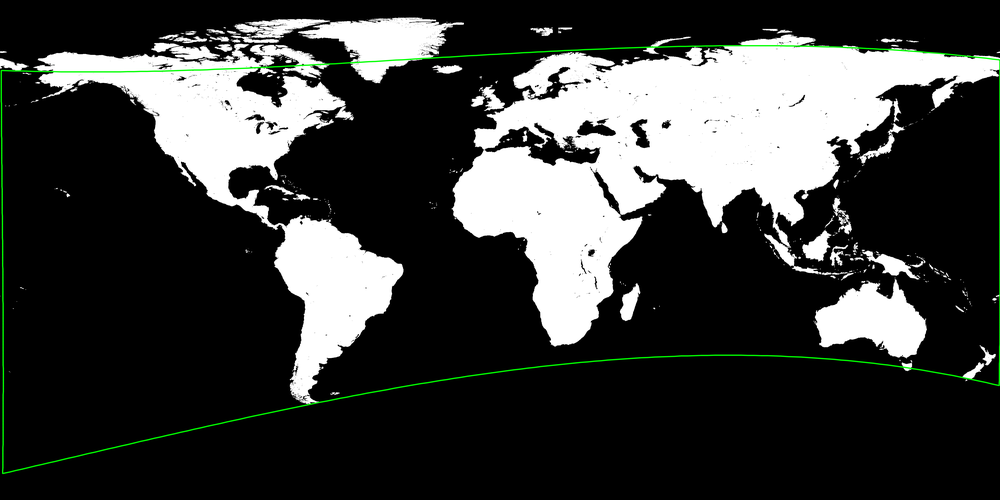
#> input picture extent.png, 1000 x 500 px, shrunk from 4320 x 2160 before the run
$ python -i A_coastline_masking.py   (imports and definitions only)   (older library calls are emulated)
#> lines starting #> are read from the running program, lines starting #| are printed output that depends on the picture; after the words box and inside, x2 and y2 are one past the last pixel; in counts of white or black regions, pixels touching at a corner belong together
import cv2
import numpy as np
from typing import Tuple
from scipy.ndimage import binary_fill_holes
from scipy.signal import fftconvolve

# Custom imports
from core.dataclass import NormalizedPair, SegmentationResult

def _dominant_colors_kmeans(
    img_lab: np.ndarray,
    k: int = 5,
    sample_n: int = 50000,
) -> Tuple[np.ndarray, np.ndarray, np.ndarray]:
    """
    K-means clustering in Lab space.
    Returns (centers, labels, pixel_counts) sorted by count desc.
    """
    h, w = img_lab.shape[:2]
    pixels = img_lab.reshape(-1, 3).astype(np.float32)

    if len(pixels) > sample_n:
        idx = np.random.choice(len(pixels), sample_n, replace=False)
        sample = pixels[idx]
    else:
        sample = pixels

    criteria = (
        cv2.TERM_CRITERIA_EPS + cv2.TERM_CRITERIA_MAX_ITER,
        30, 1.0,
    )
    _, labels_sample, centers = cv2.kmeans(
        sample, k, None, criteria, 5, cv2.KMEANS_PP_CENTERS
    )

    # Assign all pixels to nearest center
    dists = np.linalg.norm(
        pixels[:, None, :] - centers[None, :, :], axis=2
    )
    labels_full = np.argmin(dists, axis=1)

    unique, counts = np.unique(labels_full, return_counts=True)
    order = np.argsort(-counts)
    centers = centers[order]
    counts = counts[order]
    # Remap labels
    remap = np.zeros(k, dtype=int)
    remap[order] = np.arange(k)
    labels_full = remap[labels_full]

    return centers, labels_full.reshape(h, w), counts


def _classify_sea_clusters(
    centers_lab: np.ndarray,
    counts: np.ndarray,
    img_lab: np.ndarray,
    labels: np.ndarray,
) -> np.ndarray:
    """
    Classify each cluster as sea or land.

    Sea heuristics (in Lab space):
    - Tends to be the largest connected region touching image border
    - Usually has lower a* (less red/green), moderate-high b* (blue)
    - Usually more uniform (low local variance)

    Returns: boolean array, True = sea cluster.
    """
    h, w = labels.shape
    k = len(centers_lab)
    scores = np.zeros(k, dtype=np.float64)

    # 1. Border contact score: sea typically touches the border
    border_pixels = np.concatenate([
        labels[0, :], labels[-1, :],
        labels[:, 0], labels[:, -1],
    ])
    border_counts = np.bincount(border_pixels, minlength=k)
    total_border = len(border_pixels)
    border_frac = border_counts / total_border
    scores += border_frac * 3.0

    # 2. Area score: sea is usually the largest region
    area_frac = counts / counts.sum()
    scores += area_frac * 2.0

    # 3. Color uniformity: sea regions tend to be more uniform
    for ci in range(k):
        cluster_mask = labels == ci
        if cluster_mask.sum() < 100:
            continue
        local_var = _compute_local_variance(
            img_lab[:, :, 0], cluster_mask
        )
        # Lower variance → more sea-like
        uniformity = 1.0 / (1.0 + local_var / 50.0)
        scores[ci] += uniformity * 1.5

    # 4. Connected component analysis: sea is usually one big blob
    for ci in range(k):
        cluster_mask = (labels == ci).astype(np.uint8)
        n_labels, labeled, stats, _ = cv2.connectedComponentsWithStats(
            cluster_mask, connectivity=8
        )
        if n_labels <= 1:
            continue
        # Fraction of cluster in its largest component
        areas = stats[1:, cv2.CC_STAT_AREA]
        largest_frac = areas.max() / areas.sum()
        scores[ci] += largest_frac * 1.5

    # 5. Blueness heuristic in Lab: low a*, positive b* offset
    #    This is a soft signal — many maps have non-blue seas
    for ci in range(k):
        L, a, b = centers_lab[ci]
        # Blue in Lab: a is slightly negative, b is negative
        # But map "sea blue" varies wildly, so this is weak
        blue_score = max(0, (128 - b) / 128) * 0.3
        scores[ci] += blue_score

    # Determine threshold: largest gap in sorted scores
    sorted_scores = np.sort(scores)[::-1]
    gaps = np.diff(sorted_scores)
    if len(gaps) > 0:
        best_gap_idx = np.argmin(gaps)  # largest negative gap
        threshold = (
            sorted_scores[best_gap_idx]
            + sorted_scores[best_gap_idx + 1]
        ) / 2
    else:
        threshold = scores.mean()

    is_sea = scores >= threshold

    # Safety: at least one cluster must be sea and one land
    if is_sea.all():
        is_sea[np.argmin(scores)] = False
    if not is_sea.any():
        is_sea[np.argmax(scores)] = True

    return is_sea


def _compute_local_variance(
    channel: np.ndarray,
    mask: np.ndarray,
    ksize: int = 15,
) -> float:
    """Mean local variance of a channel within a mask."""
    ch = channel.astype(np.float64)
    m = mask.astype(np.float64)

    kernel = np.ones((ksize, ksize), dtype=np.float64)
    kernel /= kernel.sum()

    local_mean = fftconvolve(ch * m, kernel, mode='same')
    local_sq = fftconvolve((ch ** 2) * m, kernel, mode='same')
    local_count = fftconvolve(m, kernel, mode='same')
    local_count = np.maximum(local_count, 1)

    local_mean /= local_count
    local_sq /= local_count
    local_var = np.maximum(local_sq - local_mean ** 2, 0)

    valid = mask > 0
    if valid.sum() == 0:
        return 0.0
    return float(np.mean(local_var[valid]))

# [20 lines left out: functions _signed_dt_to_uint8, _coast_dt_to_uint8, _float_to_uint8, not called in this run]

# ─── Main Segmentation ──────────────────────────────────────────

def segment_land_sea(
    img: np.ndarray,
    n_clusters: int = 5,
    morph_size: int = 7,
    min_region_frac: float = 0.001,
    verbose: bool = False,
) -> SegmentationResult:
    """
    Robust land/sea segmentation using Lab color clustering,
    border analysis, uniformity, and morphological cleanup.
    """
    if len(img.shape) == 2:
        img_bgr = cv2.cvtColor(img, cv2.COLOR_GRAY2BGR)
    else:
        img_bgr = img

    img_lab = cv2.cvtColor(img_bgr, cv2.COLOR_BGR2Lab)

    # Slight blur to reduce noise/compression artifacts
    img_lab_smooth = cv2.GaussianBlur(img_lab, (5, 5), 1.5)

    # Cluster
    centers, labels, counts = _dominant_colors_kmeans(
        img_lab_smooth, k=n_clusters
    )

    # Classify clusters
    is_sea = _classify_sea_clusters(centers, counts, img_lab, labels)

    if verbose:
        for i in range(len(centers)):
            tag = "SEA" if is_sea[i] else "LAND"
            print(
                f"  Cluster {i}: Lab=({centers[i][0]:.0f}, "
                f"{centers[i][1]:.0f}, {centers[i][2]:.0f}), "
                f"area={counts[i]/counts.sum()*100:.1f}%, "
                f"→ {tag}"
            )

    # Build raw masks
    sea_raw = np.zeros(labels.shape, dtype=np.uint8)
    for ci in range(len(centers)):
        if is_sea[ci]:
            sea_raw[labels == ci] = 255

    land_raw = 255 - sea_raw

    # Morphological cleanup
    kernel = cv2.getStructuringElement(
        cv2.MORPH_ELLIPSE, (morph_size, morph_size)
    )

    # Close small holes in land, then open to remove specks
    land_clean = cv2.morphologyEx(land_raw, cv2.MORPH_CLOSE, kernel)
    land_clean = cv2.morphologyEx(land_clean, cv2.MORPH_OPEN, kernel)

    # Same for sea
    sea_clean = cv2.morphologyEx(sea_raw, cv2.MORPH_CLOSE, kernel)
    sea_clean = cv2.morphologyEx(sea_clean, cv2.MORPH_OPEN, kernel)

    # Fill holes in land regions
    land_filled = (
        binary_fill_holes(land_clean > 127).astype(np.uint8) * 255
    )

    # Remove tiny components
    land_final = _remove_small_components(
        land_filled,
        min_frac=min_region_frac,
    )
    sea_final = 255 - land_final

    # Extract coastline
    coastline = _extract_coastline(land_final, thickness=2)

    # Compute mean colors
    sea_pixels = img_lab[sea_final > 127]
    land_pixels = img_lab[land_final > 127]
    sea_color = (
        sea_pixels.mean(axis=0) if len(sea_pixels) > 0
        else np.array([128, 128, 128])
    )
    land_color = (
        land_pixels.mean(axis=0) if len(land_pixels) > 0
        else np.array([128, 128, 128])
    )

    # Confidence: how bimodal is the distribution?
    sea_frac = (sea_final > 127).mean()
    land_frac = (land_final > 127).mean()
    balance = 1.0 - abs(sea_frac - land_frac)
    color_sep = np.linalg.norm(sea_color - land_color) / 255.0
    confidence = 0.5 * balance + 0.5 * color_sep

    if verbose:
        print(
            f"  Land: {land_frac*100:.1f}%, Sea: {sea_frac*100:.1f}%"
        )
        print(
            f"  Color separation (Lab): {color_sep*255:.1f}"
        )
        print(f"  Segmentation confidence: {confidence:.3f}")

    return SegmentationResult(
        land_mask=land_final,
        sea_mask=sea_final,
        coastline=coastline,
        sea_color_lab=sea_color,
        land_color_lab=land_color,
        confidence=confidence,
        debug={
            "labels": labels,
            "centers_lab": centers,
            "counts": counts,
            "is_sea": is_sea,
            "land_raw": land_raw,
            "sea_raw": sea_raw,
        },
    )


def _remove_small_components(
    mask: np.ndarray,
    min_frac: float = 0.001,
) -> np.ndarray:
    """Remove connected components smaller than min_frac of image."""
    n_labels, labeled, stats, _ = cv2.connectedComponentsWithStats(
        mask, connectivity=8
    )
    total = mask.shape[0] * mask.shape[1]
    min_area = total * min_frac
    out = np.zeros_like(mask)
    for i in range(1, n_labels):
        if stats[i, cv2.CC_STAT_AREA] >= min_area:
            out[labeled == i] = 255
    return out


def _extract_coastline(
    land_mask: np.ndarray,
    thickness: int = 2,
) -> np.ndarray:
    """Extract coastline as the boundary between land and sea."""
    kernel = cv2.getStructuringElement(
        cv2.MORPH_ELLIPSE, (thickness * 2 + 1, thickness * 2 + 1)
    )
    dilated = cv2.dilate(land_mask, kernel)
    eroded = cv2.erode(land_mask, kernel)
    coastline = cv2.subtract(dilated, eroded)
    return coastline


# ─── Mutual Normalization ────────────────────────────────────────

# [460 lines left out: functions _cross_validate_segmentation, _compute_signed_distance, _compute_coastline_curvature, _compute_coastline_orientation, _build_shape_context_image, normalize_pair and 2 more, not called in this run]

>>> import cv2
>>> picture = cv2.imread('../extent.png')
#> picture is the input picture: shape (500, 1000, 3); mean B, G, R 60.2, 62, 60.2
>>> result = segment_land_sea(picture)
#> in _dominant_colors_kmeans, `_, labels_sample, centers = cv2.kmeans( sample, k, None, criteria, 5, ..`: centers = [[0.643, 127.9, 128.1], [253.1, 127.5, 128.4], [125.2, 125.1, 130.7], [60.73, 117, 138.5], [194.4, 126.2, 129.7]]
#> in _dominant_colors_kmeans, `unique, counts = np.unique(labels_full, return_counts=True)`: unique = [0, 1, 2, 3, 4]; counts = [356729, 103142, 10323, 18709, 11097]
#> in _dominant_colors_kmeans, `order = np.argsort(-counts)`: order = [0, 1, 3, 4, 2]
#> in _dominant_colors_kmeans, `centers = centers[order]`: centers = [[0.643, 127.9, 128.1], [253.1, 127.5, 128.4], [60.73, 117, 138.5], [194.4, 126.2, 129.7], [125.2, 125.1, 130.7]]
#> in _dominant_colors_kmeans, `counts = counts[order]`: counts = [356729, 103142, 18709, 11097, 10323]
#> in segment_land_sea, `centers, labels, counts = _dominant_colors_kmeans( img_lab_smooth, k=n..`:
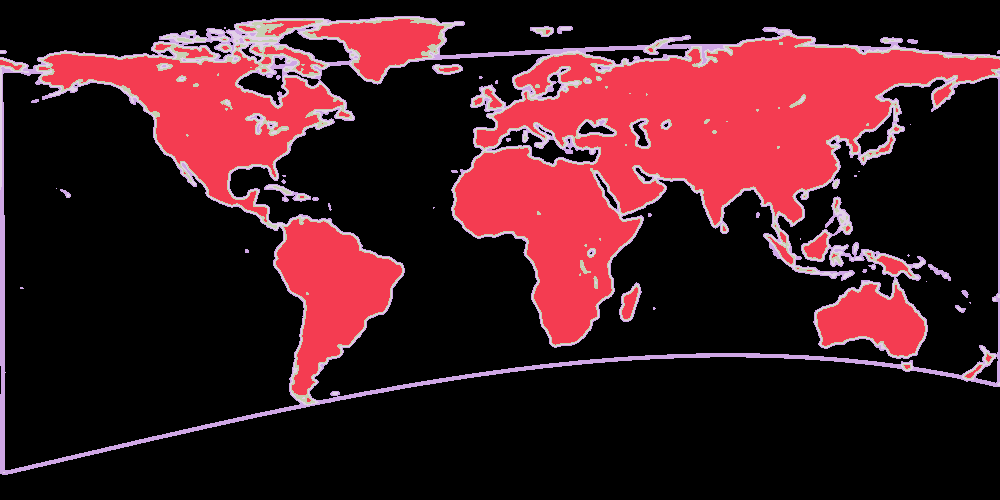
#> labels: shape (500, 1000) int64; 5 distinct labels, from 0 to 4; one colour per label, 0 black
#> in _classify_sea_clusters, `k = len(centers_lab)`: k = 5
#> in _classify_sea_clusters, `border_pixels = np.concatenate([ labels[0, :], labels[-1, :], labels[:..`: border_pixels = 3000 values, max 4 at index 2051, min 0 at index 0, mean 0.576
#> in _classify_sea_clusters, `border_counts = np.bincount(border_pixels, minlength=k)`: border_counts = [2272, 13, 569, 7, 139]
#> in _classify_sea_clusters, `total_border = len(border_pixels)`: total_border = 3000
#> in _classify_sea_clusters, `border_frac = border_counts / total_border`: border_frac = [0.757, 0.00433, 0.19, 0.00233, 0.0463]
#> in _classify_sea_clusters, `scores += border_frac * 3.0`: scores = [2.27, 0.013, 0.569, 0.007, 0.139]
#> in _classify_sea_clusters, `area_frac = counts / counts.sum()`: area_frac = [0.713, 0.206, 0.0374, 0.0222, 0.0206]
#> in _classify_sea_clusters, `scores += area_frac * 2.0`: scores = [3.7, 0.426, 0.644, 0.0514, 0.18]
#> the loop in _classify_sea_clusters, `for ci in range(k):` made 5 passes
#> uniformity on passes 1 to 5: 0.927, 0.0115, 0.0314, 0.007, 0.0167
#> pass 1, in _classify_sea_clusters, `cluster_mask = labels == ci`:
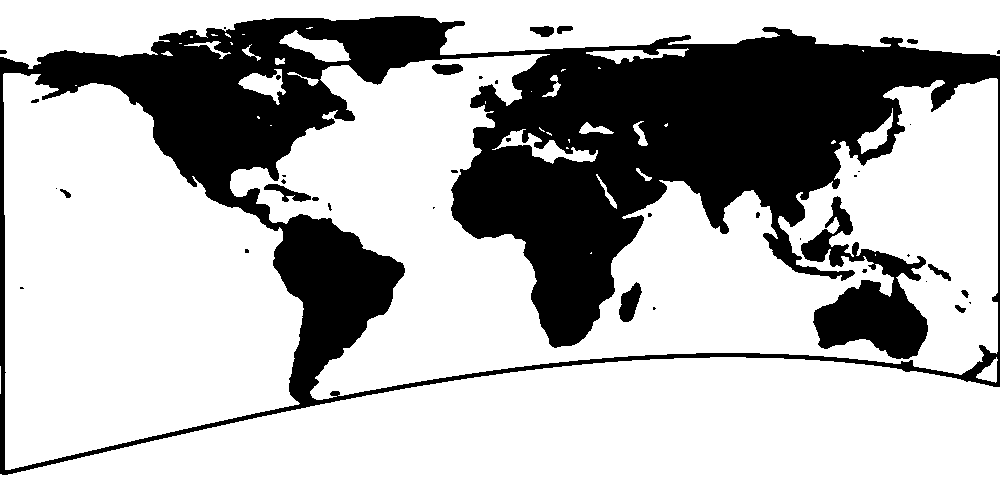
#> cluster_mask: shape (500, 1000) bool; 71.3% white; 40 black regions (24 under 20 px), largest, box (x1, y1, x2, y2) and area: (0, 16, 1000, 475) 132705, (801, 196, 928, 359) 8510, (619, 282, 642, 322) 549
#> pass 1, in _compute_local_variance, `local_mean = fftconvolve(ch * m, kernel, mode='same')`:
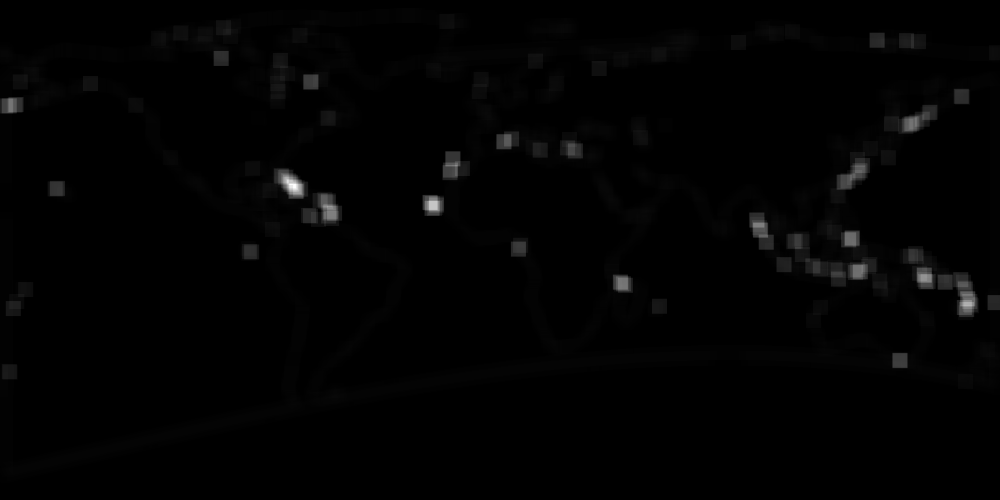
#> local_mean: shape (500, 1000) float64; min -9.47e-16, max 7.47, mean 0.0768; drawn with min black and max white
#> after the loop in _classify_sea_clusters, `for ci in range(k):`: scores = [5.09, 0.443, 0.691, 0.0619, 0.205]
#> the loop in _classify_sea_clusters, `for ci in range(k):` made 5 passes
#> (n_labels, largest_frac) on passes 1 to 5: (45, 0.334), (58, 0.61), (69, 0.808), (89, 0.326), (101, 0.171)
#> pass 1, in _classify_sea_clusters, `n_labels, labeled, stats, _ = cv2.connectedComponentsWithStats( cluste..`:
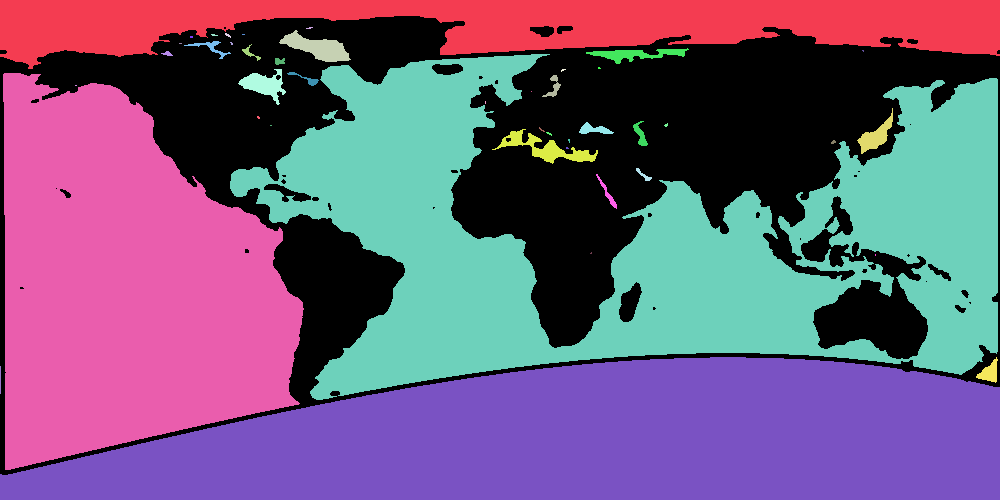
#> labeled: shape (500, 1000) int32; 45 distinct labels, from 0 to 44; one colour per label, 0 black
#> after the loop in _classify_sea_clusters, `for ci in range(k):`:
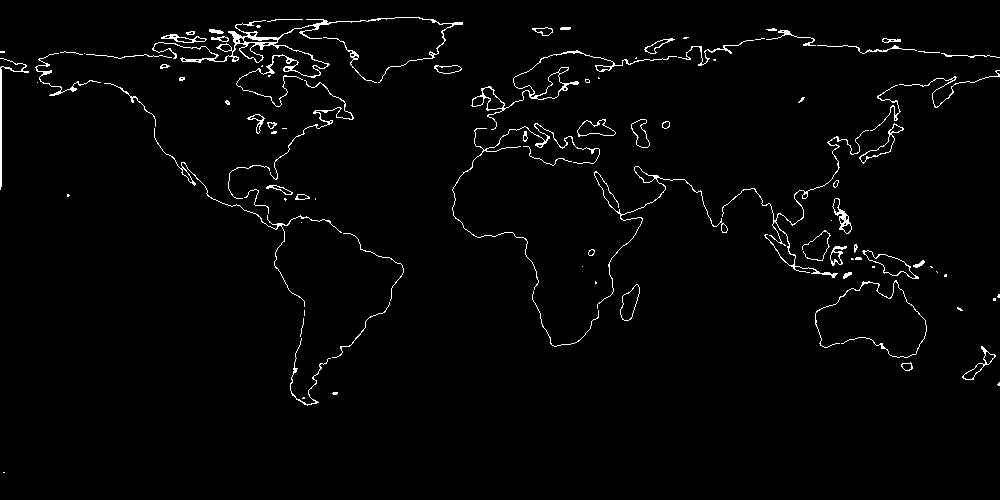
#> cluster_mask: shape (500, 1000); values 0 (black) and 1 (white), 2.1% white in thin lines or dots
#> after the loop in _classify_sea_clusters, `for ci in range(k):`: scores = [5.59, 1.36, 1.9, 0.552, 0.462]
#> the loop in _classify_sea_clusters, `for ci in range(k):` made 5 passes
#> in _classify_sea_clusters, `sorted_scores = np.sort(scores)[::-1]`: sorted_scores = [5.59, 1.9, 1.36, 0.552, 0.462]
#> in _classify_sea_clusters, `gaps = np.diff(sorted_scores)`: gaps = [-3.69, -0.545, -0.806, -0.0897]
#> in _classify_sea_clusters, `best_gap_idx = np.argmin(gaps)`: best_gap_idx = 0
#> in _classify_sea_clusters, `threshold = ( sorted_scores[best_gap_idx] + sorted_scores[best_gap_idx..`: threshold = 3.75
#> in _classify_sea_clusters, `is_sea = scores >= threshold`: is_sea = [True, False, False, False, False]
#> the loop in segment_land_sea, `for ci in range(len(centers)):` made 5 passes
#> in _remove_small_components, `n_labels, labeled, stats, _ = cv2.connectedComponentsWithStats( mask, ..`:
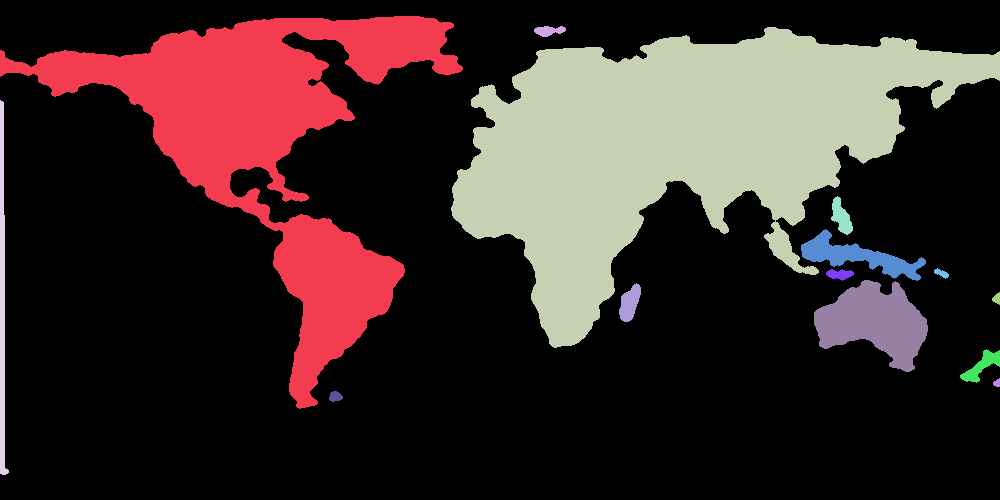
#> labeled: shape (500, 1000) int32; 15 distinct labels, from 0 to 14; one colour per label, 0 black
#> in _remove_small_components, `n_labels, labeled, stats, _ = cv2.connectedComponentsWithStats( mask, ..`: n_labels = 15; stats = 15 rows, first 6: [0, 0, 1000, 500, 357022], [0, 16, 463, 393, 49491], [534, 26, 32, 11, 233], [451, 27, 549, 321, 80972], [0, 100, 9, 375, 1774], [831, 196, 22, 39, 467]
#> in _extract_coastline, `coastline = cv2.subtract(dilated, eroded)`:
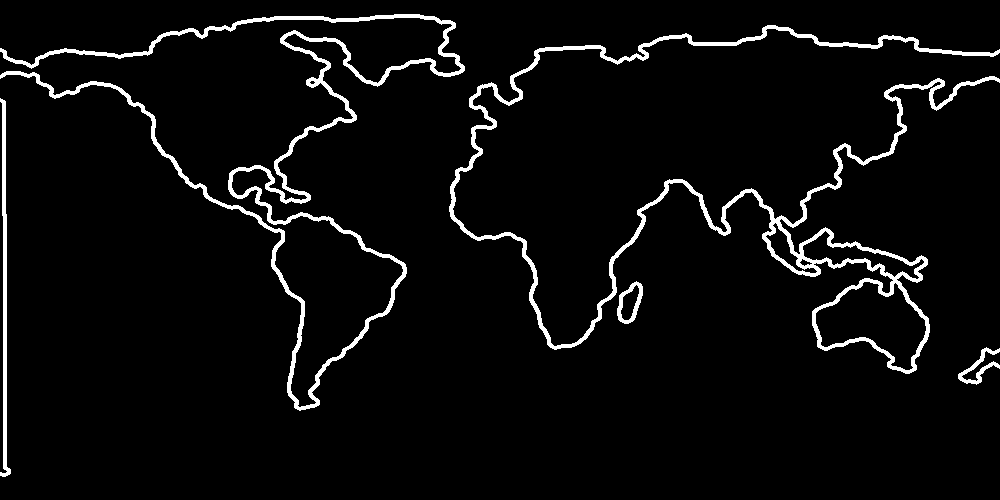
#> coastline: shape (500, 1000); 4.6% white; 5 white regions, box (x1, y1, x2, y2) and area: (449, 25, 1000, 374) 11364, (0, 14, 465, 411) 9091, (0, 98, 11, 477) 1546, (958, 347, 1000, 385) 440, (617, 281, 643, 324) 404
#> in segment_land_sea, `sea_color = ( sea_pixels.mean(axis=0) if len(sea_pixels) > 0 else np.a..`: sea_color = [1.66, 127.5, 128.4]
#> in segment_land_sea, `land_color = ( land_pixels.mean(axis=0) if len(land_pixels) > 0 else n..`: land_color = [214.1, 126.8, 129.2]
#> in segment_land_sea, `sea_frac = (sea_final > 127).mean()`: sea_frac = 0.716
#> in segment_land_sea, `land_frac = (land_final > 127).mean()`: land_frac = 0.284
#> in segment_land_sea, `balance = 1.0 - abs(sea_frac - land_frac)`: balance = 0.567
#> in segment_land_sea, `color_sep = np.linalg.norm(sea_color - land_color) / 255.0`: color_sep = 0.833
#> in segment_land_sea, `confidence = 0.5 * balance + 0.5 * color_sep`: confidence = 0.7
